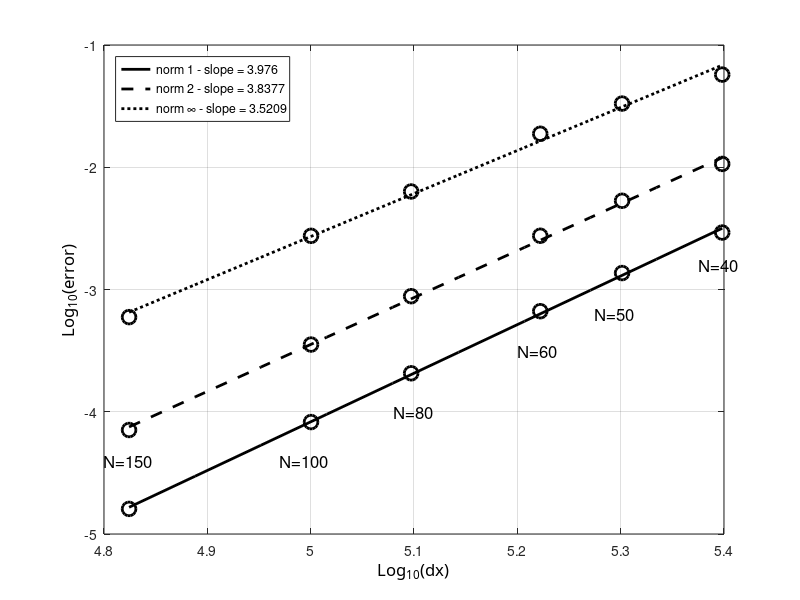

This figure's MATLAB source:
clc; clear all; close all;

radius=6371220;
N=[40 50 60 80 100 150];
dx=2*pi*radius./(4*N);
% e1=[3.3707*10^-4 2.0751*10^-5 1.2964*10^-6 8.1231*10^-8 5.0903*10^-9 3.1888*10^-10];
% e2=[3.1674*10^-4 1.9593*10^-5 1.2274*10^-6 7.6985*10^-8 4.8271*10^-9 3.0280*10^-10];
% e3=[3.7839*10^-4 2.5503*10^-5 1.8238*10^-6 1.2133*10^-7 7.8110*10^-9 4.9564*10^-10];

% e1=[4.4656*10^-5 2.9404*10^-6 1.8859*10^-7 1.1972*10^-8 7.5548*10^-10 4.7499*10^-11];
% e2=[5.2622*10^-5 3.4964*10^-6 2.2566*10^-7 1.4352*10^-8 9.0630*10^-10 5.7106*10^-11];
% e3=[1.1018*10^-4 8.9432*10^-6 6.3993*10^-7 4.2842*10^-8 2.7721*10^-9 1.7640*10^-10];

% e1=[4.4464*10^-4 2.7567*10^-5 1.7319*10^-6 1.0886*10^-7 6.8327*10^-9 4.2837*10^-10];
% e2=[4.2619*10^-4 2.6414*10^-5 1.6606*10^-6 1.0438*10^-7 6.5488*10^-9 4.1045*10^-10];
% e3=[5.7206*10^-4 4.3945*10^-5 3.0870*10^-6 2.0521*10^-7 1.3242*10^-8 8.4121*10^-10];

% e1=[9.5570*10^-5 6.2727*10^-6 4.0293*10^-7 2.5561*10^-8 1.6119*10^-9 1.0140*10^-10];
% e2=[1.1354*10^-4 7.4509*10^-6 4.7991*10^-7 3.0505*10^-8 1.9247*10^-9 1.2102*10^-10];
% e3=[2.5127*10^-4 1.9429*10^-5 1.3703*10^-6 9.1295*10^-8 5.8964*10^-9 3.7487*10^-10];

% e1=[2.4373*10^-3 1.6193*10^-4 1.0351*10^-5 6.5310*10^-7 4.0991*10^-8 2.5671*10^-9];
% e2=[2.3263*10^-3 1.5486*10^-4 9.9131*10^-6 6.2580*10^-7 3.9290*10^-8 2.4608*10^-9];
% e3=[3.1250*10^-3 2.5748*10^-4 1.8414*10^-5 1.2296*10^-6 7.8432*10^-8 5.0468*10^-9];

% e1=[1.1430*10^-5 4.0438*10^-7 2.0910*10^-8 1.2176*10^-9 7.3855*10^-11 4.5993*10^-12];
% e2=[1.4758*10^-5 8.1813*10^-7 6.4914*10^-8 5.4953*10^-9 4.7583*10^-10 4.1633*10^-11];
% e3=[2.8075*10^-5 3.0386*10^-6 3.7356*10^-7 4.3567*10^-8 5.2230*10^-9 6.3823*10^-10];

% e1=[1.3883*10^-5 5.2773*10^-7 2.7072*10^-8 1.5547*10^-9 9.3430*10^-11 5.7731*10^-12];
% e2=[1.8078*10^-5 1.1000*10^-6 8.4090*10^-8 6.9357*10^-9 5.9230*10^-10 5.1460*10^-11];
% e3=[3.9774*10^-5 4.5644*10^-6 4.9238*10^-7 5.6815*10^-8 6.8074*10^-9 8.2825*10^-10];

%% NM?
% e1=[1.2170e-3 4.4810e-4 1.6313e-4 2.8658e-5 8.7526e-6 1.1105e-6];
% e2=[5.2773e-3 2.1100e-3 8.2236e-4 1.4710e-4 4.1919e-5 5.7646e-6];
% e3=[3.8615e-2 1.6306e-2 6.5687e-3 1.4042e-3 4.1512e-4 6.2903e-5];

% %% NJ
e1=[2.9241e-3 1.3634e-3 6.6453e-4 2.0635e-4 8.2353e-5 1.6044e-5];
e2=[1.0646e-2 5.3187e-3 2.7522e-3 8.8170e-4 3.5454e-4 7.0918e-5];
e3=[5.7267e-2 3.3187e-2 1.8792e-2 6.3350e-3 2.7479e-3 5.9455e-4];

ldx=log10(dx);
le1=log10(e1);
le2=log10(e2);
le3=log10(e3);

%% plot 1
figure(11); 
%% curve 1
hl1=plot(ldx,le1,'ok');
set(hl1,'LineWidth',2.0);
set(hl1,'MarkerSize',10);
set(hl1,'MarkerEdgeColor','k');

hold on;
[a1,b1]=polyfit(ldx,le1,1);
tt=linspace(min(ldx),max(ldx),10);
lsq1=a1(2)+a1(1)*tt;
% %% courbes...
hlf1=plot(tt,lsq1,'-k');
set(hlf1,'LineWidth',2.0);


%% curve 2
hl1=plot(ldx,le2,'ok');
set(hl1,'LineWidth',2.0);
set(hl1,'MarkerSize',10);
set(hl1,'MarkerEdgeColor','k');

hold on;
[a2,b1]=polyfit(ldx,le2,1);
tt=linspace(min(ldx),max(ldx),10);
lsq1=a2(2)+a2(1)*tt;
% %% courbes...
hlf2=plot(tt,lsq1,'--k');
set(hlf2,'LineWidth',2.0);

%% curve 3
hl1=plot(ldx,le3,'ok');
set(hl1,'LineWidth',2.0);
set(hl1,'MarkerSize',10);
set(hl1,'MarkerEdgeColor','k');

hold on;
[a3,b1]=polyfit(ldx,le3,1);
tt=linspace(min(ldx),max(ldx),10);
lsq1=a3(2)+a3(1)*tt;
% %% courbes...
hlf3=plot(tt,lsq1,':k');
set(hlf3,'LineWidth',2.0);

ha=gca;
xa=get(gca,'Xlabel');
set(ha,'Xgrid','on');
set(xa,'String','Log_{10}(dx)');
set (xa,'FontName','Calibri');
set(xa,'FontSize',12);

% ylabel
ha=gca;
ya=get(gca,'Ylabel');
set(ha,'Ygrid','on');
set(ya,'String','Log_{10}(error)');
set (ya,'FontName','Calibri');
set(ya,'FontSize',12);

%% legend
legend([hlf1,hlf2,hlf3],{['norm 1 - slope = ' num2str(a1(1))],['norm 2 - slope = ' num2str(a2(1))],['norm \infty - slope = ' num2str(a3(1))]},'Location','NorthWest')

%% texte
ht=text('Position',[5.375,-2.8,0],'String','N=40');
set(ht,'FontSize',12);
ht=text('Position',[5.275,-3.2,0],'String','N=50');
set(ht,'FontSize',12);
ht=text('Position',[5.2,-3.5,0],'String','N=60');
set(ht,'FontSize',12);
ht=text('Position',[5.08,-4,0],'String','N=80');
set(ht,'FontSize',12);
ht=text('Position',[4.97,-4.4,0],'String','N=100');
set(ht,'FontSize',12);
ht=text('Position',[4.8,-4.4,0],'String','N=150');
set(ht,'FontSize',12);
